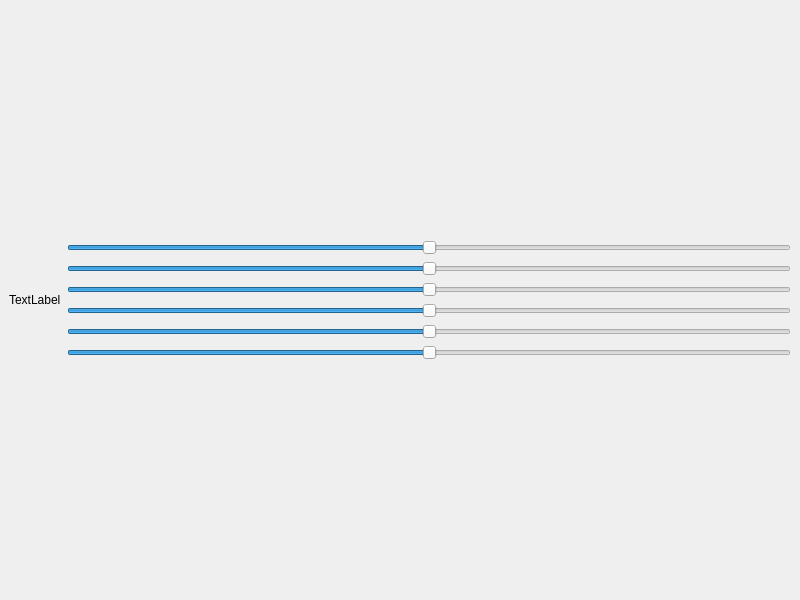
<?xml version="1.0" encoding="UTF-8"?>
<ui version="4.0">
 <class>MainWindow</class>
 <widget class="QMainWindow" name="MainWindow">
  <property name="windowModality">
   <enum>Qt::NonModal</enum>
  </property>
  <property name="geometry">
   <rect>
    <x>0</x>
    <y>0</y>
    <width>800</width>
    <height>600</height>
   </rect>
  </property>
  <property name="windowTitle">
   <string>MainWindow</string>
  </property>
  <widget class="QWidget" name="centralwidget">
   <property name="minimumSize">
    <size>
     <width>800</width>
     <height>600</height>
    </size>
   </property>
   <property name="maximumSize">
    <size>
     <width>800</width>
     <height>16777215</height>
    </size>
   </property>
   <layout class="QVBoxLayout" name="verticalLayout_2">
    <item>
     <layout class="QHBoxLayout" name="horizontalLayout">
      <item>
       <layout class="QVBoxLayout" name="verticalLayout">
        <item>
         <widget class="QLabel" name="label">
          <property name="text">
           <string>TextLabel</string>
          </property>
         </widget>
        </item>
       </layout>
      </item>
      <item>
       <layout class="QVBoxLayout" name="verticalLayout_3">
        <item>
         <widget class="QSlider" name="Slide_1">
          <property name="minimum">
           <number>-200</number>
          </property>
          <property name="maximum">
           <number>200</number>
          </property>
          <property name="pageStep">
           <number>1</number>
          </property>
          <property name="orientation">
           <enum>Qt::Horizontal</enum>
          </property>
         </widget>
        </item>
        <item>
         <widget class="QSlider" name="Slide_2">
          <property name="minimum">
           <number>-200</number>
          </property>
          <property name="maximum">
           <number>200</number>
          </property>
          <property name="pageStep">
           <number>1</number>
          </property>
          <property name="orientation">
           <enum>Qt::Horizontal</enum>
          </property>
         </widget>
        </item>
        <item>
         <widget class="QSlider" name="Slide_3">
          <property name="minimum">
           <number>-200</number>
          </property>
          <property name="maximum">
           <number>200</number>
          </property>
          <property name="pageStep">
           <number>1</number>
          </property>
          <property name="orientation">
           <enum>Qt::Horizontal</enum>
          </property>
         </widget>
        </item>
        <item>
         <widget class="QSlider" name="Slide_4">
          <property name="minimum">
           <number>-200</number>
          </property>
          <property name="maximum">
           <number>200</number>
          </property>
          <property name="pageStep">
           <number>1</number>
          </property>
          <property name="orientation">
           <enum>Qt::Horizontal</enum>
          </property>
         </widget>
        </item>
        <item>
         <widget class="QSlider" name="Slide_5">
          <property name="minimum">
           <number>-200</number>
          </property>
          <property name="maximum">
           <number>200</number>
          </property>
          <property name="pageStep">
           <number>1</number>
          </property>
          <property name="orientation">
           <enum>Qt::Horizontal</enum>
          </property>
         </widget>
        </item>
        <item>
         <widget class="QSlider" name="Slide_6">
          <property name="minimum">
           <number>-200</number>
          </property>
          <property name="maximum">
           <number>200</number>
          </property>
          <property name="orientation">
           <enum>Qt::Horizontal</enum>
          </property>
         </widget>
        </item>
       </layout>
      </item>
     </layout>
    </item>
   </layout>
  </widget>
 </widget>
 <resources/>
 <connections/>
</ui>
